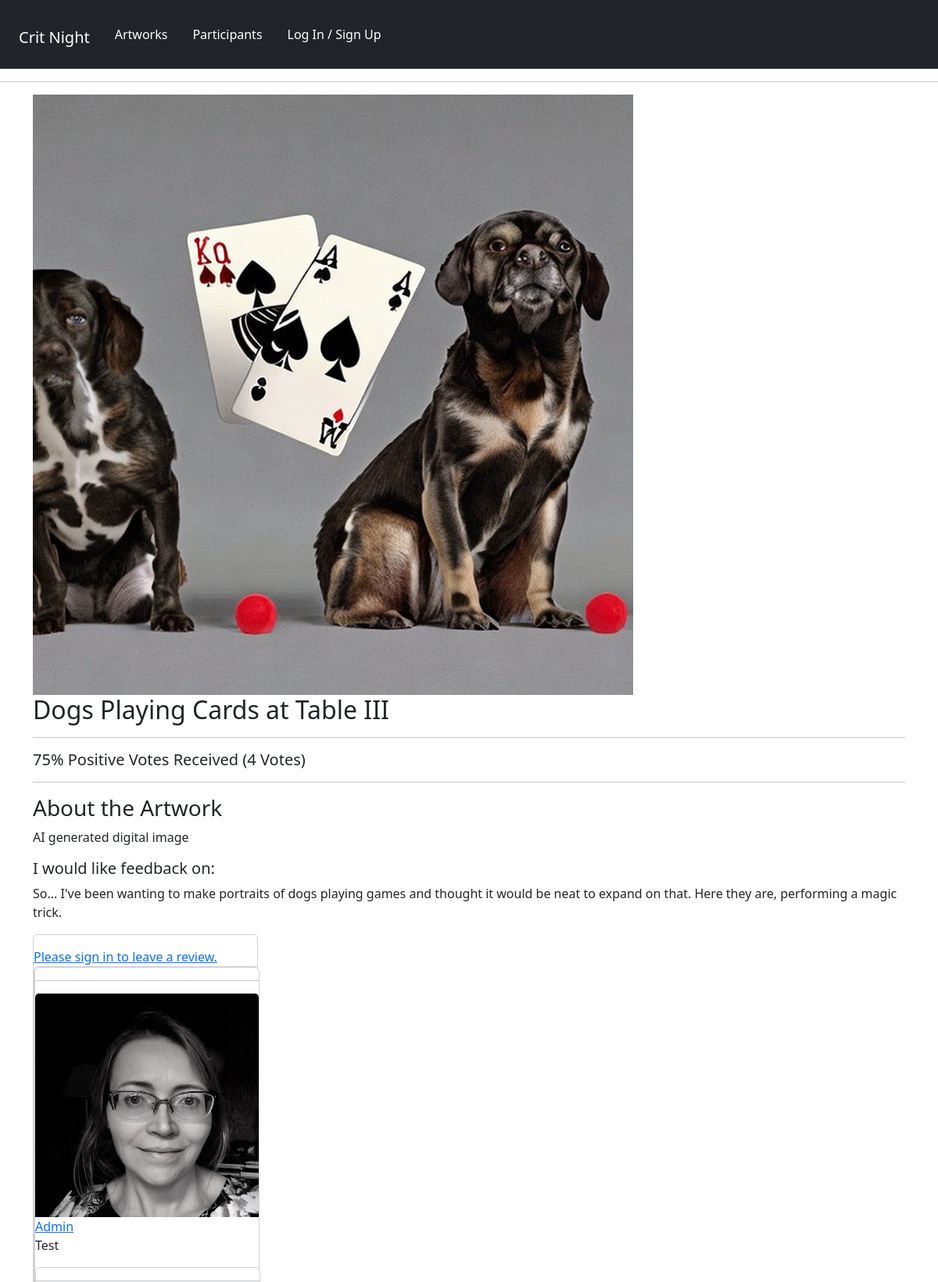
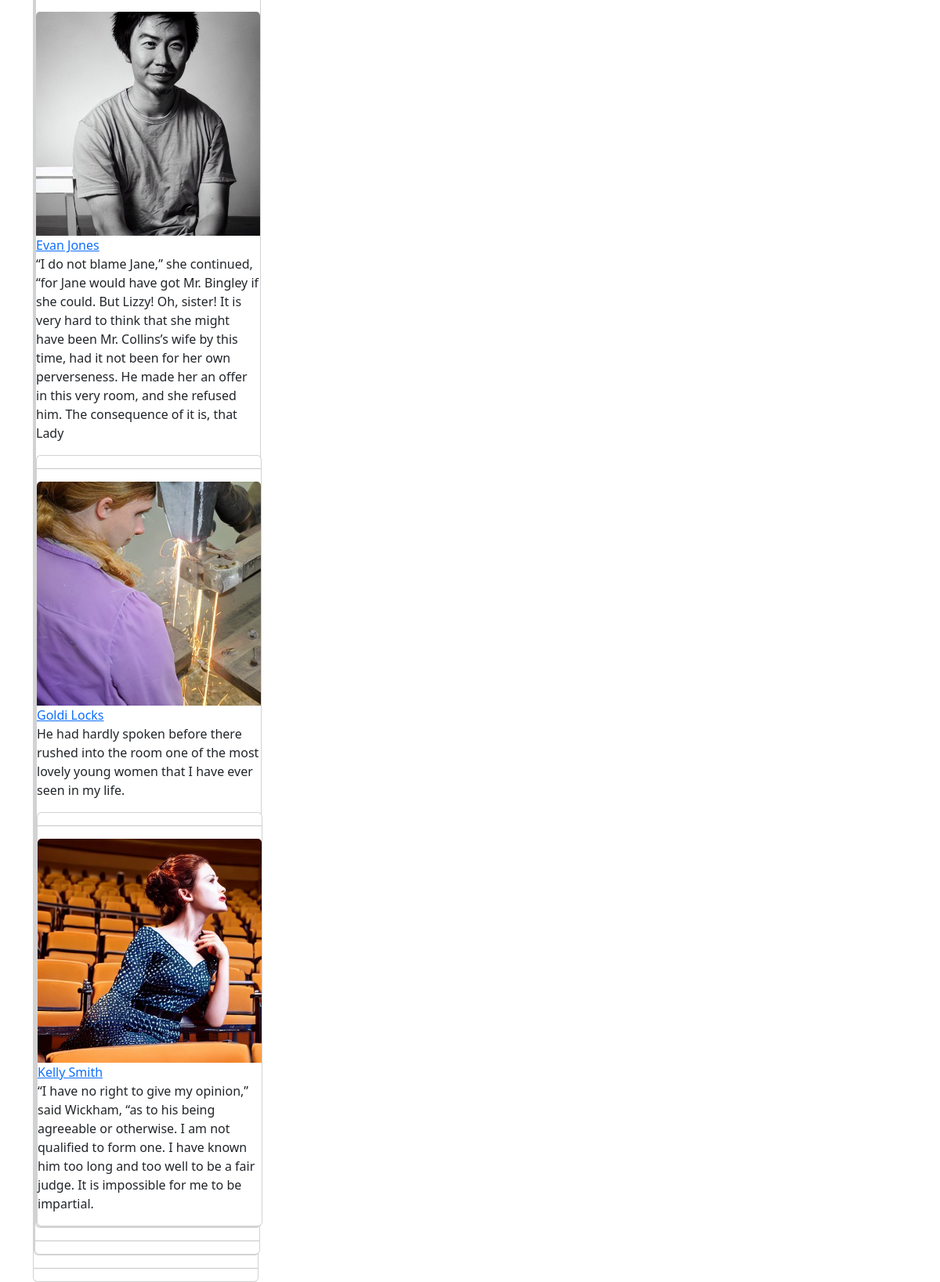
/artworks/artwork/50d75332-85ca-45ba-94f8-5ba3e0ddea9b/, run on the app's committed database (2 pictures, top to bottom).
### artworks/models.py (models this page shows, shortened)
class Artwork(models.Model):
    owner = models.ForeignKey(Profile, null=True, blank=True, on_delete=models.CASCADE)
    title = models.CharField(max_length=200, null=True)
    featured_image = models.ImageField(
        null=True, blank=True, default="default_image.jpg"
    )
    description = models.TextField(null=True, blank=True)
    topic = models.TextField(default="I would like feedback on:", null=True, blank=True)
    demo_link = models.CharField(max_length=2000, null=True, blank=True)
    source_link = models.CharField(max_length=2000, null=True, blank=True)
    tags = models.ManyToManyField("Tag", blank=True)
    vote_total = models.IntegerField(default=0, null=True, blank=True)
    vote_ratio = models.IntegerField(default=0, null=True, blank=True)
    created = models.DateTimeField(auto_now_add=True)
    id = models.UUIDField(
        default=uuid.uuid4, unique=True, primary_key=True, editable=False
    )
    class Meta:
        ordering = ["owner", "-vote_ratio", "-vote_total", "title"]
    @property
    def reviewers(self):
        queryset = self.review_set.all().values_list("owner__id", flat=True)
        return queryset

class Review(models.Model):
    VOTE_TYPE = (
        ("up", "Up Vote"),
        ("down", "Down Vote"),
    )
    value = models.CharField(max_length=200, choices=VOTE_TYPE)
    owner = models.ForeignKey(Profile, on_delete=models.CASCADE, null=True)
    artwork = models.ForeignKey(Artwork, on_delete=models.CASCADE)
    comments = models.TextField(null=True, blank=True)
    created = models.DateTimeField(auto_now_add=True)
    id = models.UUIDField(
        default=uuid.uuid4, unique=True, primary_key=True, editable=False
    )
    class Meta:
        unique_together = [["owner", "artwork"]]

### panelists/models.py (models this page shows, shortened)
class Profile(models.Model):
    user = models.OneToOneField(User, on_delete=models.CASCADE, null=True, blank=True)
    name = models.CharField(max_length=200, null=True, blank=True)
    ROLE_TYPE = (
        ("moderator", "Moderator"),
        ("artist", "Artist"),
    )
    role = models.CharField(max_length=200, null=True, choices=ROLE_TYPE)
    media = models.CharField(max_length=200, null=True, blank=True)
    email = models.EmailField(max_length=500, null=True, blank=True)
    username = models.CharField(max_length=200, null=True, blank=True)
    pronouns = models.CharField(max_length=200, null=True, blank=True)
    brief_bio = models.TextField(max_length=1500, null=True, blank=True)
    profile_image = models.ImageField(
        null=True,
        blank=True,
        upload_to="profiles/",
        default="profiles/default-profile.png",
    )
    website = models.CharField(max_length=200, null=True, blank=True)
    social_insta = models.CharField(max_length=200, blank=True, null=True)
    social_twitter = models.CharField(max_length=200, blank=True, null=True)
    social_other = models.CharField(max_length=200, blank=True, null=True)
    created = models.DateTimeField(auto_now_add=True)
    id = models.UUIDField(
        default=uuid.uuid4, unique=True, primary_key=True, editable=False
    )

### artworks/views.py (the view, shortened to what this page needs)
# urls.py: path("artwork/<str:pk>/", views.artwork, name="artwork"),
def artwork(request, pk):
    artworkObj = Artwork.objects.get(id=pk)
    tags = artworkObj.tags.all()
    form = ReviewForm()
    return render(
        request, "artworks/single-artwork.html", {"artwork": artworkObj, "form": form}
    )

### artworks/templates/artworks/single-artwork.html (shortened to what this page needs)
{% extends 'main.html' %}
{% block content %}
<div class="container-md">
<img style="max-width: 800px;" src="{{ artwork.featured_image.url }}">
<h2>{{artwork.title}}</h2>
<hr>
<h5 class="artwork--value">
    {{artwork.vote_ratio}}% Positive Votes Received ({{artwork.vote_total}}
    Vote{{artwork.vote_total|pluralize:"s"}})
</h5>
<hr>
<h3>About the Artwork</h3>
<p>{{artwork.description}}</p>
<h5>I would like feedback on:</h5>
<p>{{artwork.topic}}</p>
<div class="row row-cols-1 row-cols-md-3 g-4">
    <div class="col">
        <div class="card" style="width: 18rem;">
            {% if request.user.profile.id in artwork.reviewers %}
                <p>You have already submitted your review for this artwork.</p>
            {% elif request.user.profile == artwork.owner %}
                <p>You cannot review your own work.</p>
        {% else %}
            <a href="{% url 'login' %}?next={{request.path}}">Please sign in to leave a review.</a>
        {% endif %}
        <div class="card" style="width: 18rem;">
            {% for review in artwork.review_set.all %}
            <div class="card" style="width: 18rem;">
                {% if review.comments %}
                <hr>
                    <a href="{% url 'user-profile' review.owner.id  %}">
                        <img class="card-img-top" src="{{review.owner.profile_image.url}}" alt="reviewer profile image" />
                    </a>
                    <a href="{% url 'user-profile' review.owner.id %}"
                class="author">{{review.owner.name}}</a>
                    <p>{{review.comments|linebreaksbr}}</p>
                {% endif %}
            {% endfor %}
        </div>
        </div>
    </div>
<hr>
</div>
</div>
{% endblock %}

### data on the page
Artwork: featured_image (picture), title "Dogs Playing Cards at Table III", vote_ratio "75", vote_total "4", description "AI generated digital image", topic "So... I've been wanting to make portraits of dogs playing games and thought it would be neat to expand on that. Here they are, performing a magic trick."
Review: owner.profile_image (picture), owner.name "Admin", comments "Test"
Review: owner.profile_image (picture), owner.name "Evan Jones", comments "“I do not blame Jane,” she continued, “for Jane would have got Mr. Bingley if she could. But Lizzy! Oh, sister! It is very hard to think that she might have been Mr. Collins’s wife by this time, had it not been for her own perverseness. He made her an offer in this very room, and she refused him. The consequence of it is, that Lady"
Review: owner.profile_image (picture), owner.name "Goldi Locks", comments "He had hardly spoken before there rushed into the room one of the most lovely young women that I have ever seen in my life."
Review: owner.profile_image (picture), owner.name "Kelly Smith", comments "“I have no right to give my opinion,” said Wickham, “as to his being agreeable or otherwise. I am not qualified to form one. I have known him too long and too well to be a fair judge. It is impossible for me to be impartial."
